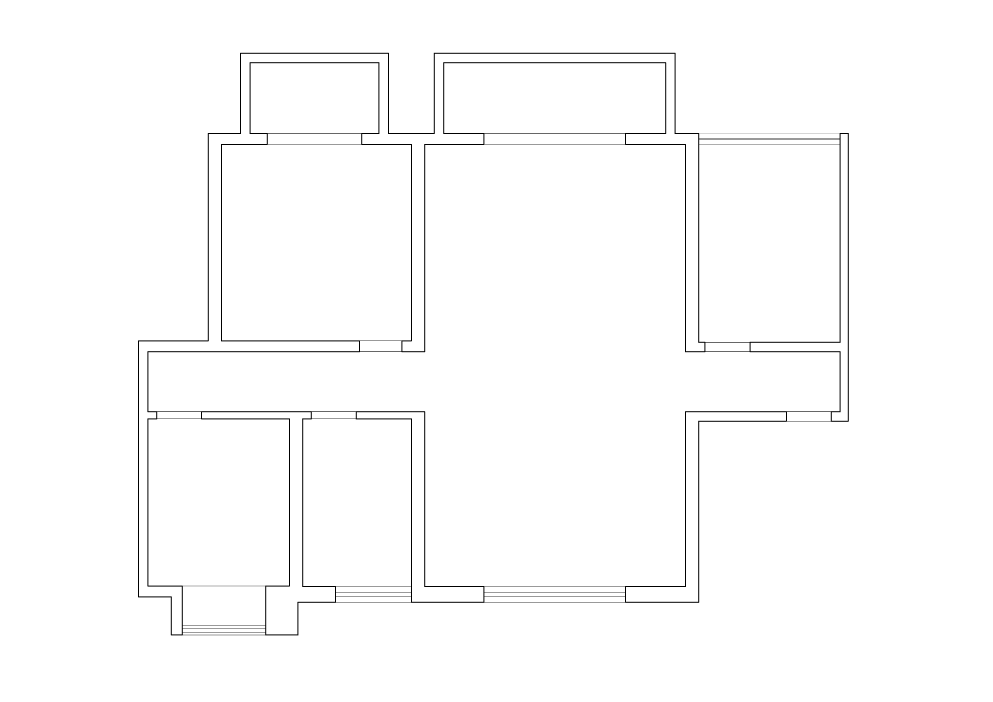
#> input picture cad.jpg, 4963 x 3508 px (shown at 1/5 size)
$ python -i Analyse_Img.py   (imports and definitions only)   (older library calls are emulated)
#> lines starting #> are read from the running program, lines starting #| are printed output that depends on the picture; after the words box and inside, x2 and y2 are one past the last pixel; in counts of white or black regions, pixels touching at a corner belong together
#> further down, picture is the input picture: shape (3508, 4963, 3); min 0, max 255, mean 252
import cv2 as cv
import numpy as np
import json
import math


# [489 lines left out: functions big_image_binary, max_area_object_measure, cut_picture_roi, resize, max_roi, find_contours and 15 more, not called in this run]

def edge_detection_compare(img):
    print(img.shape)
#| (3508, 4963, 3)
    # print("edge_detection_compare")
    # img = cv2.imread('lena.jpg')
    gray = cv.cvtColor(img, cv.COLOR_BGR2GRAY)
    img_gaussian = cv.GaussianBlur(gray,(3,3),0)

    #canny
    img_canny = cv.Canny(img,100,200)
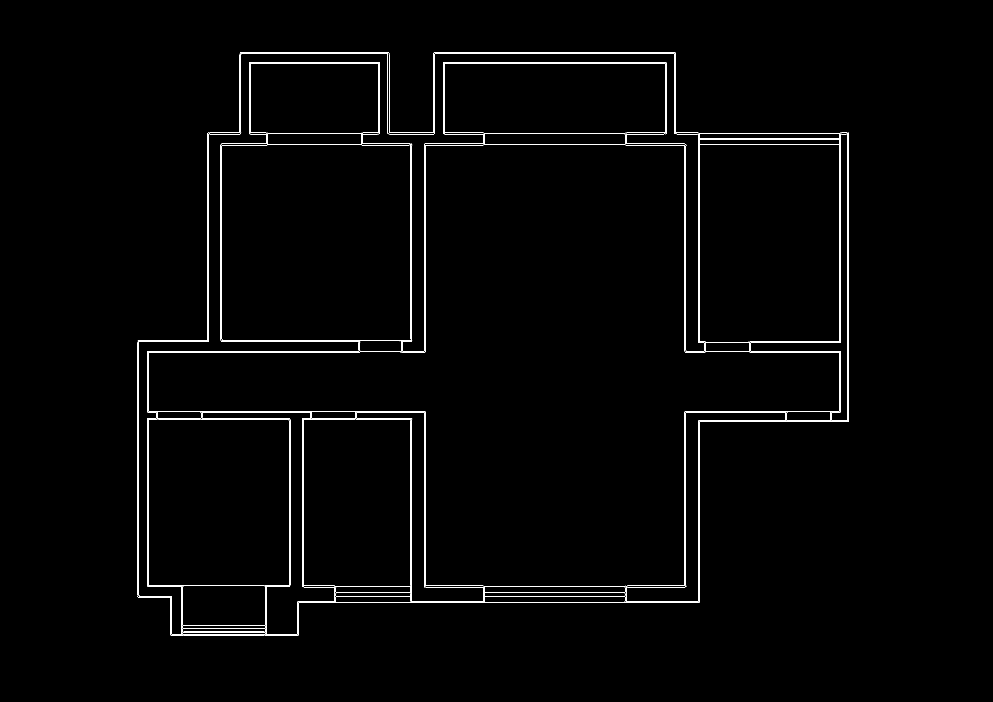
#> img_canny: shape (3508, 4963) (shown at 1/5 size); 0.54% white in thin lines or dots, all inside (x1, y1, x2, y2) = (689, 263, 4245, 3178)

    #sobel
    img_sobelx = cv.Sobel(img_gaussian,cv.CV_8U,1,0,ksize=5)
    img_sobely = cv.Sobel(img_gaussian,cv.CV_8U,0,1,ksize=5)
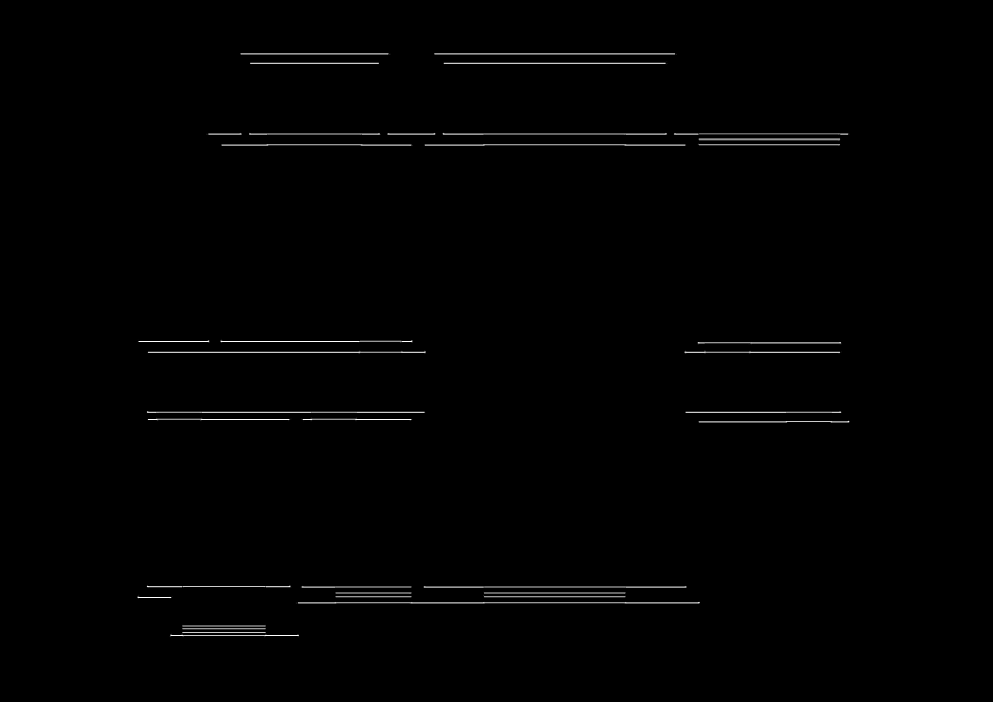
#> img_sobely: shape (3508, 4963) (shown at 1/5 size); min 0, max 255, mean 1.8
    img_sobel = img_sobelx + img_sobely
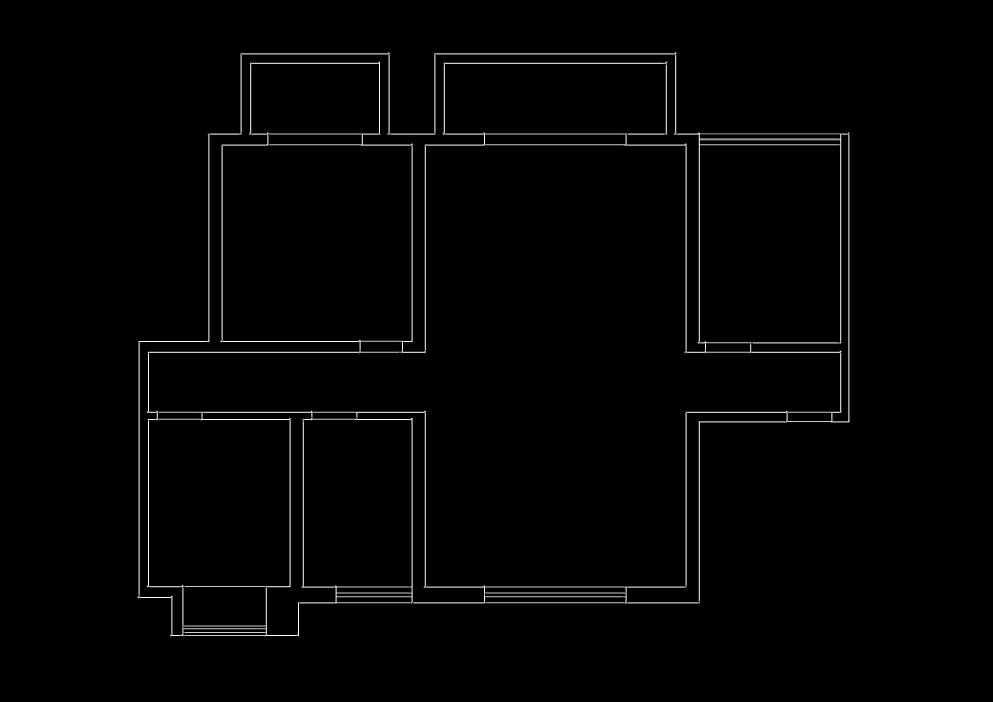
#> img_sobel: shape (3508, 4963) (shown at 1/5 size); min 0, max 255, mean 3.4


    #prewitt
    kernelx = np.array([[1,1,1],[0,0,0],[-1,-1,-1]])
    kernely = np.array([[-1,0,1],[-1,0,1],[-1,0,1]])
    img_prewittx = cv.filter2D(img_gaussian, -1, kernelx)
    img_prewitty = cv.filter2D(img_gaussian, -1, kernely)

    #roberts
    kernel_x = np.array([[-1,0],[0,1]])
    kernel_y = np.array([[0,-1],[1,0]])
    img_robertsx = cv.filter2D(img_gaussian,-1, kernel_x)
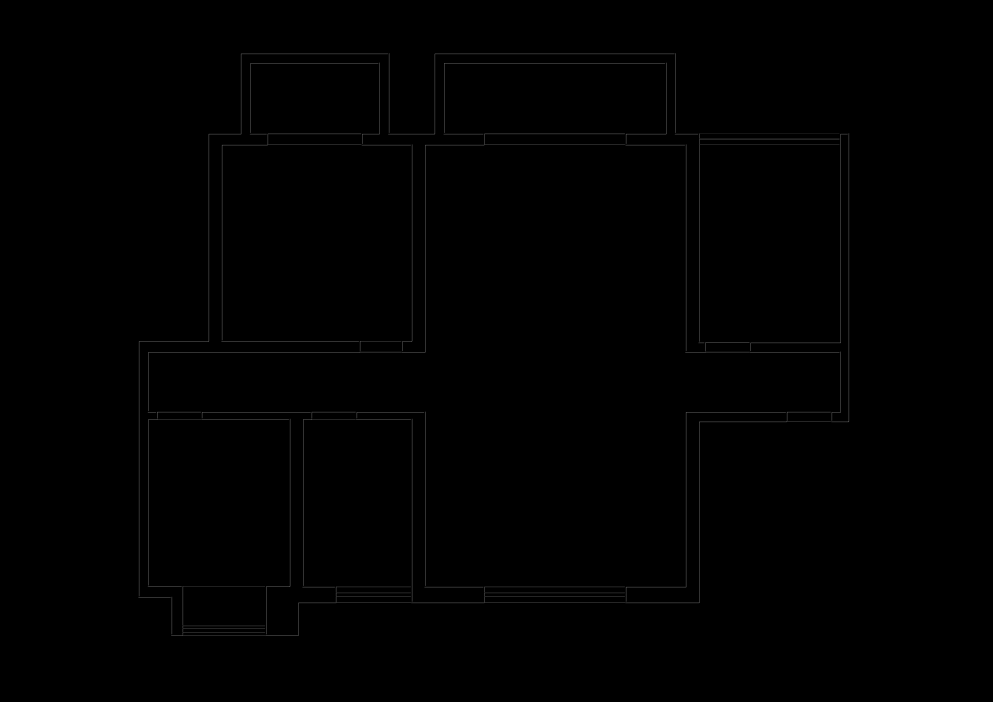
#> img_robertsx: shape (3508, 4963) (shown at 1/5 size); min 0, max 159, mean 0.7
    img_robertsy = cv.filter2D(img_gaussian,-1, kernel_y)


    cv.imshow("Original Image", img)
    cv.imwrite("Canny.jpg", img_canny)
    # cv.imshow("Sobel X", img_sobelx)
    # cv.imshow("Sobel Y", img_sobely)
    cv.imwrite("Sobel.jpg", img_sobel)
    # cv.imshow("Prewitt X", img_prewittx)
    # cv.imshow("Prewitt Y", img_prewitty)
    cv.imwrite("Prewitt.jpg", img_prewittx + img_prewitty)
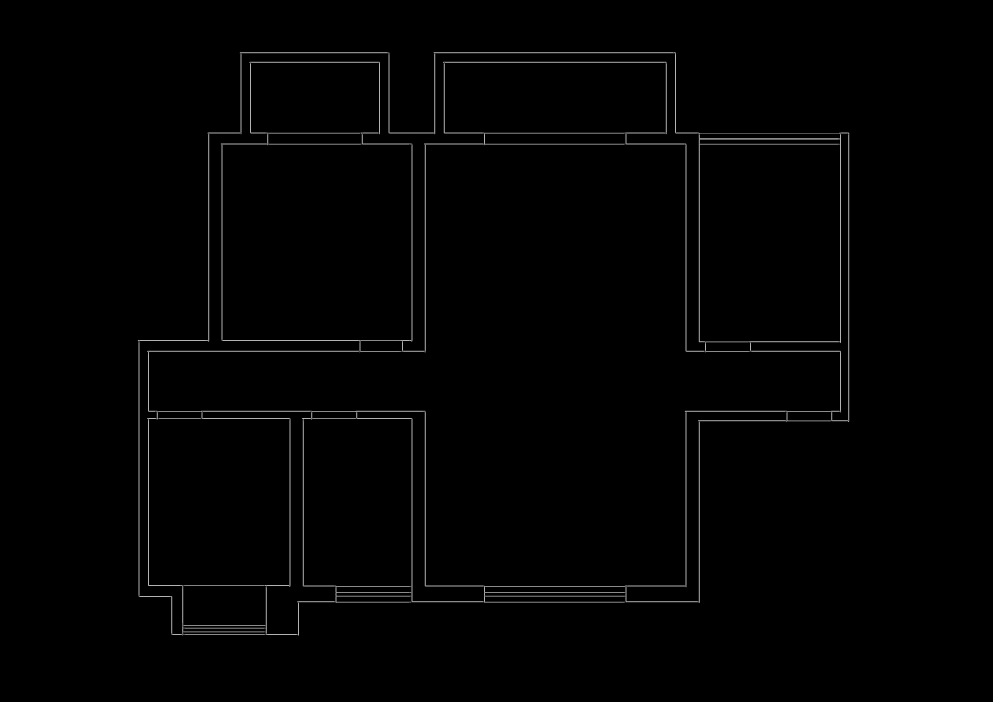
#> saved as Prewitt.jpg: shape (3508, 4963) (shown at 1/5 size); min 0, max 255, mean 2.3

    #Laplacian
    img_laplacian = cv.Laplacian(img, cv.CV_64F)
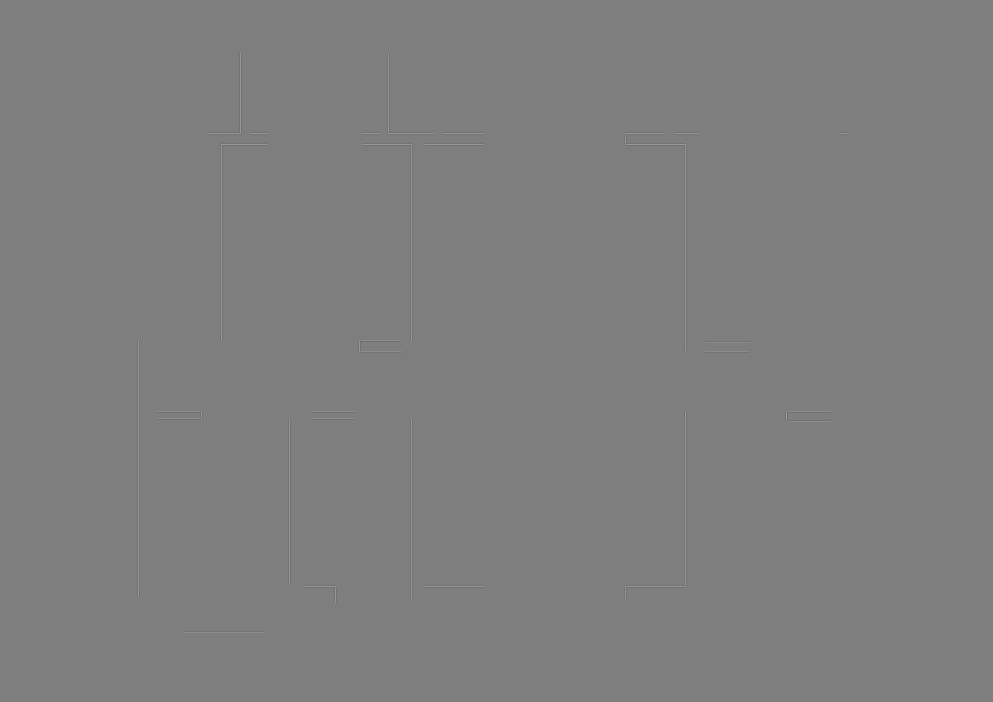
#> img_laplacian: shape (3508, 4963, 3) float64 (shown at 1/5 size); min -522, max 529, mean 0; drawn with min black and max white
    cv.imwrite("Laplacian.jpg", img_laplacian)

    #Roberts
    cv.imwrite("Roberts.jpg", img_robertsx+img_robertsy)

    print("edge_compaire")

>>> import cv2
>>> picture = cv2.imread('../cad.jpg')
>>> result = edge_detection_compare(picture)

$ run again, on line_detection0.jpg
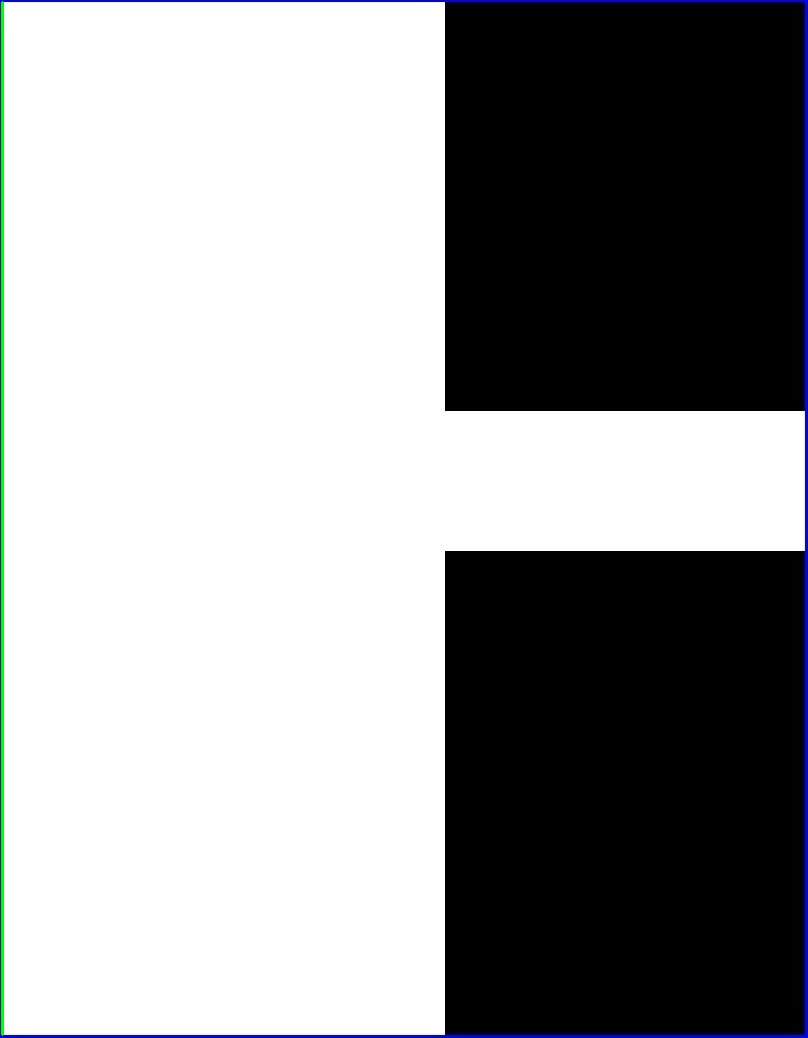
#> input picture line_detection0.jpg, 808 x 1038 px
#> picture is the input picture: shape (1038, 808, 3); mean B, G, R 156, 154.8, 153.9
#| (1038, 808, 3)
#> in edge_detection_compare, `img_canny = cv.Canny(img,100,200)`:
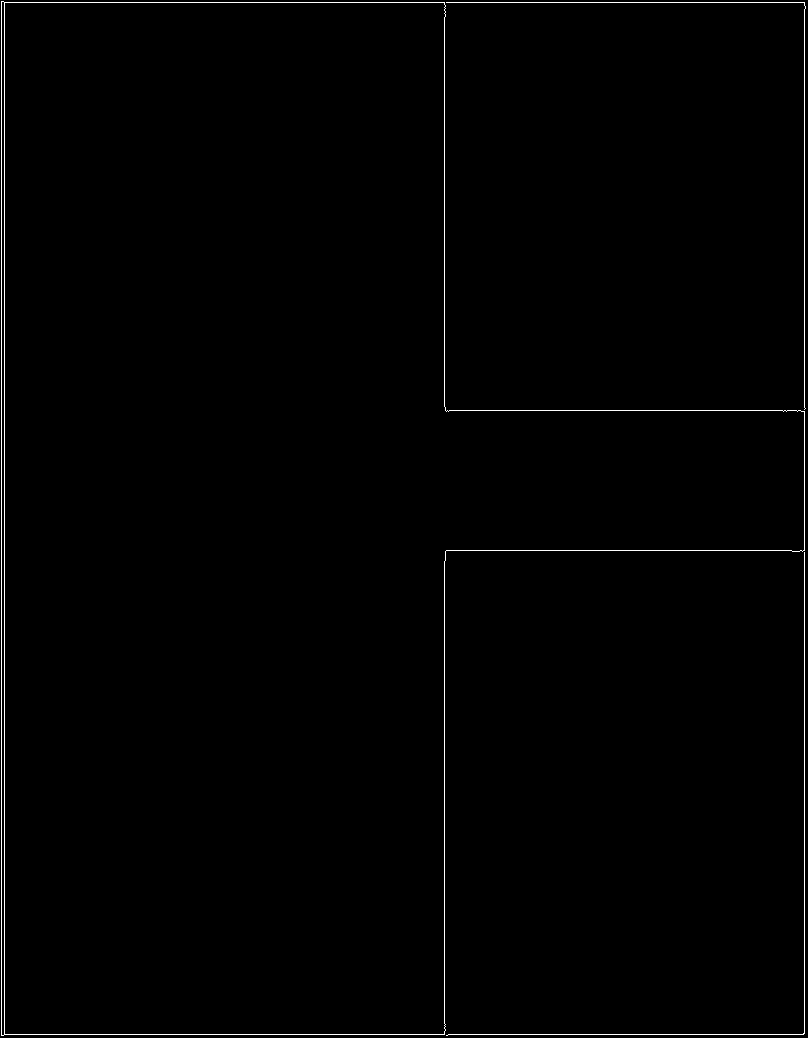
#> img_canny: shape (1038, 808); 0.75% white in thin lines or dots
#> in edge_detection_compare, `cv.imwrite("Roberts.jpg", img_robertsx+img_robertsy)`:
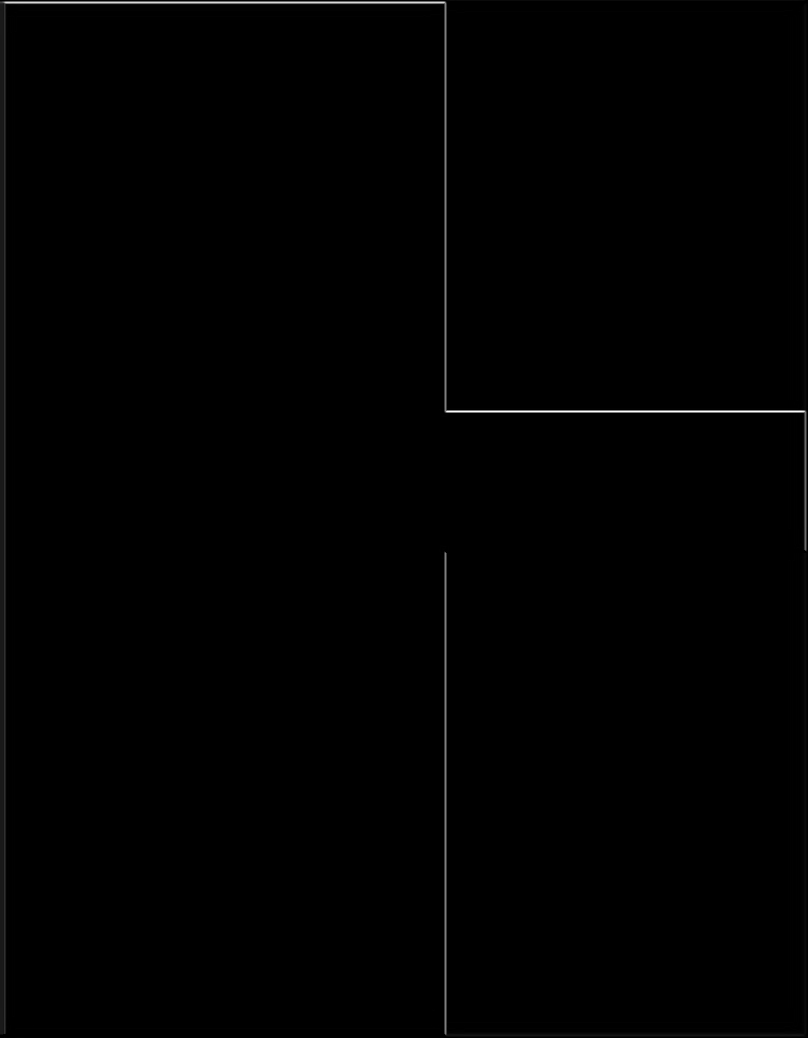
#> saved as Roberts.jpg: shape (1038, 808); min 0, max 254, mean 1.1
